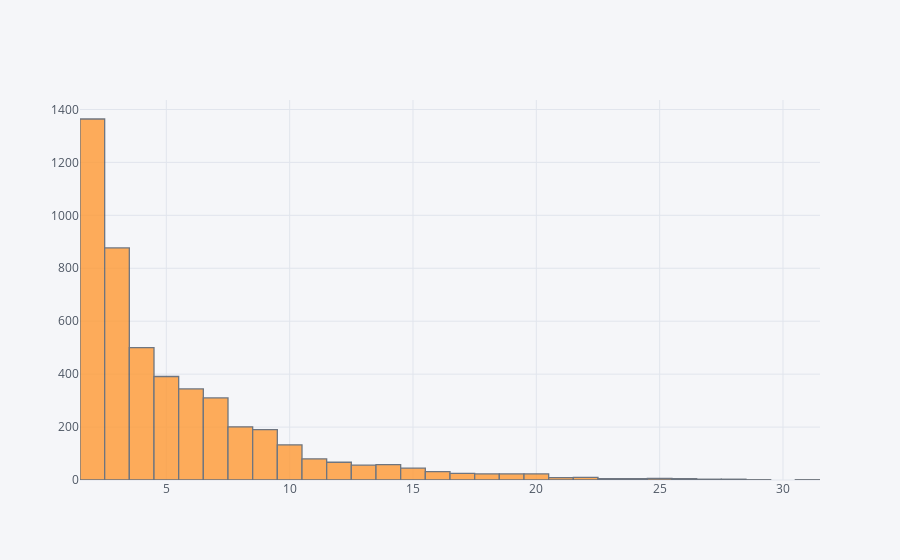

This figure's notebook cell:
### Code cell
df["numSensors"].iplot(kind='hist')

### Figure 1 — Plotly figure (JSON) as saved in the notebook; plotly's stock layout.template omitted (floating-point values rounded to 4 significant figures; data arrays with more than 128 entries replaced by an {"elided": "..."} marker saying what was removed)
{"data": [{"histfunc": "count", "histnorm": "", "marker": {"color": "rgba(255, 153, 51, 1.0)", "line": {"color": "#4D5663", "width": 1.3}}, "name": "numSensors", "opacity": 0.8, "orientation": "v", "type": "histogram", "uid": "9863af59-7f0a-41fe-8bc0-042b8c1e6ba7", "x": {"elided": "4790 int values"}}], "layout": {"barmode": "overlay", "legend": {"bgcolor": "#F5F6F9", "font": {"color": "#4D5663"}}, "paper_bgcolor": "#F5F6F9", "plot_bgcolor": "#F5F6F9", "title": {"font": {"color": "#4D5663"}}, "xaxis": {"gridcolor": "#E1E5ED", "showgrid": true, "tickfont": {"color": "#4D5663"}, "title": {"font": {"color": "#4D5663"}, "text": ""}, "zerolinecolor": "#E1E5ED"}, "yaxis": {"gridcolor": "#E1E5ED", "showgrid": true, "tickfont": {"color": "#4D5663"}, "title": {"font": {"color": "#4D5663"}, "text": ""}, "zerolinecolor": "#E1E5ED"}}}
